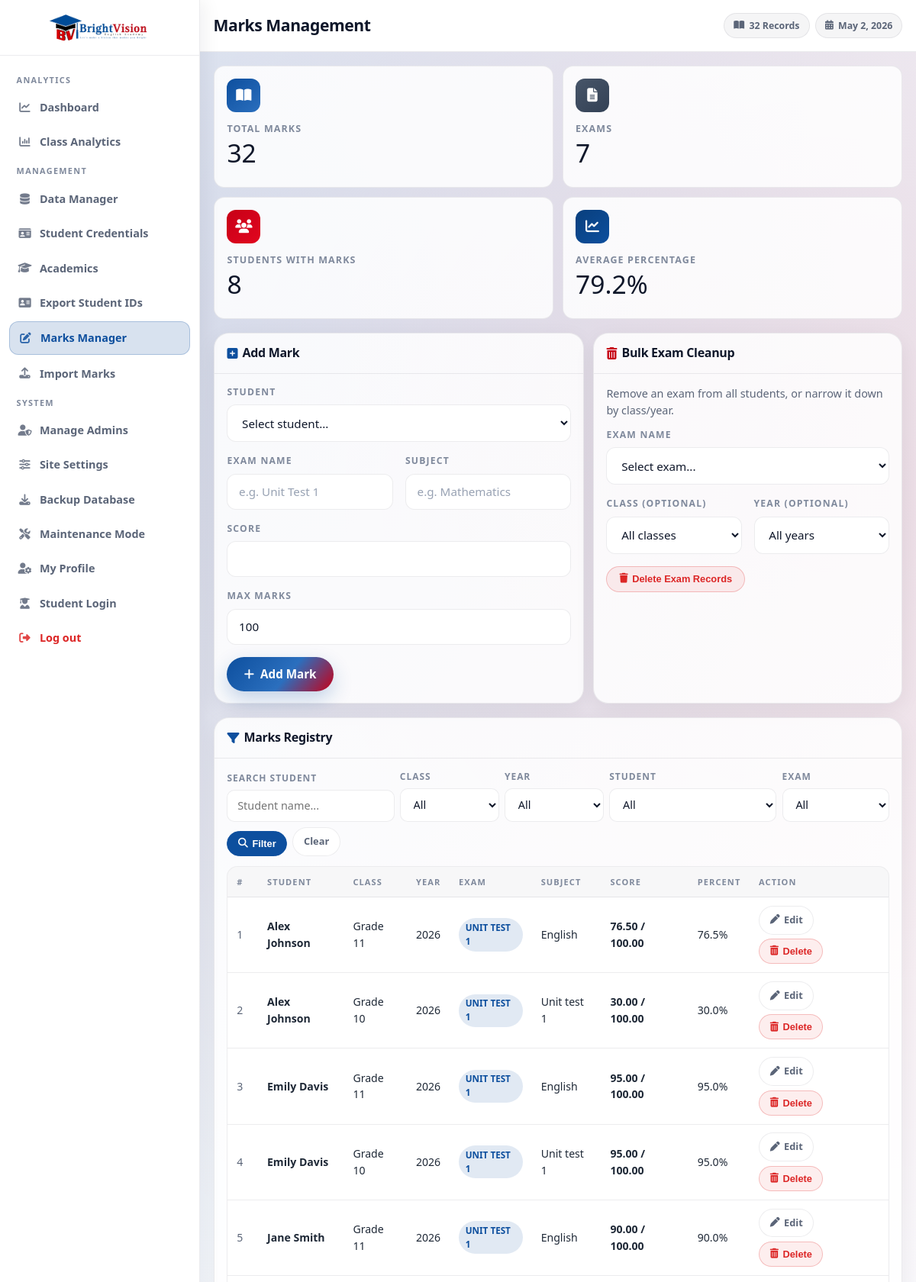
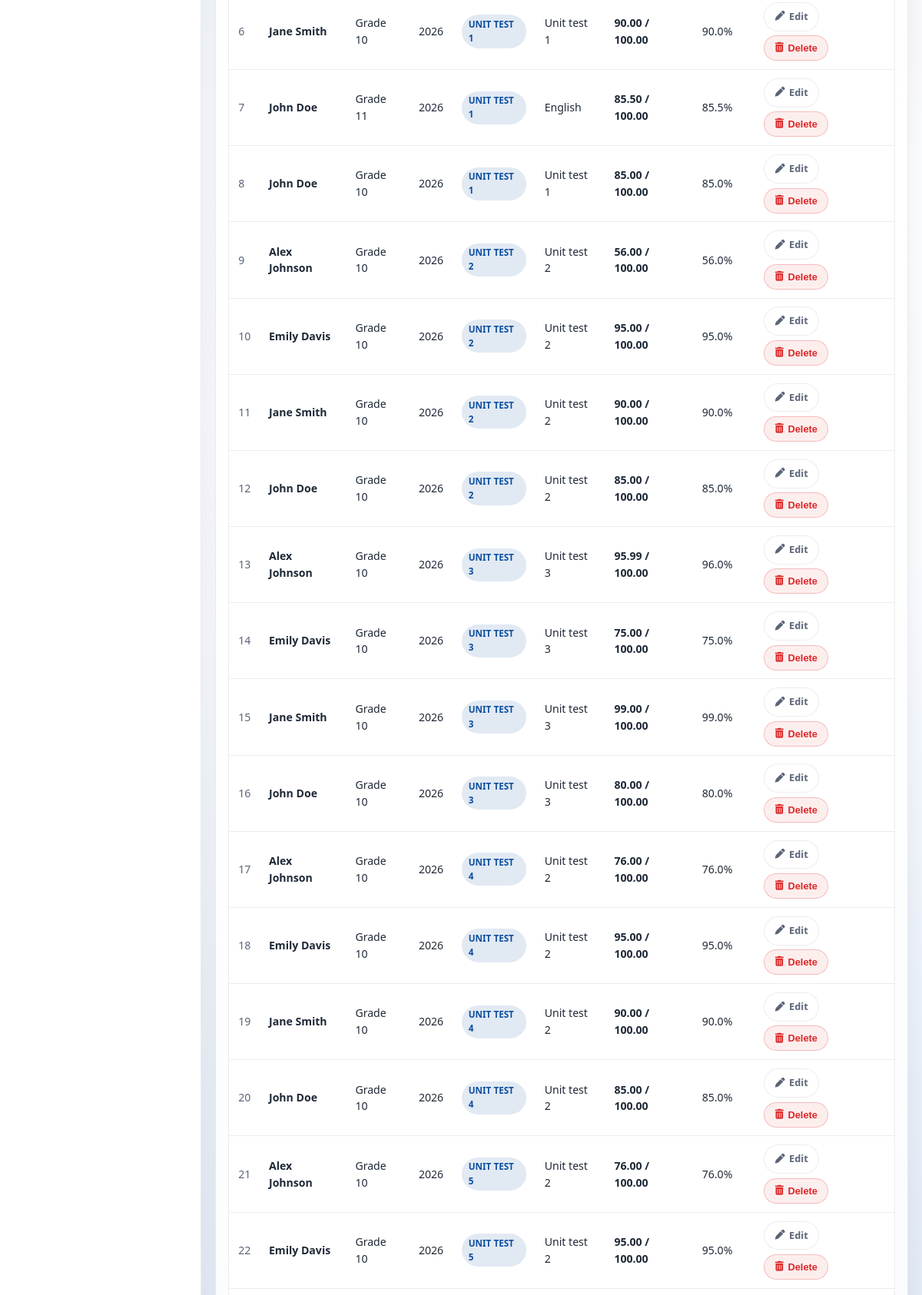
The page /admin/manage_marks.php (signed in, upper part) on the database its author committed (2 pictures, top to bottom).
### tables this page shows
CREATE TABLE IF NOT EXISTS `marks` (
  `id` INT AUTO_INCREMENT PRIMARY KEY,
  `student_id` INT NULL,
  `exam_name` VARCHAR(100) NOT NULL DEFAULT 'Term Exam',
  `subject_name` VARCHAR(100) NOT NULL,
  `marks_obtained` DECIMAL(7,2) DEFAULT 0.00,
  `max_marks` DECIMAL(7,2) NOT NULL DEFAULT 100.00,
  UNIQUE KEY `uq_student_exam_subject` (`student_id`, `exam_name`, `subject_name`),
  KEY `idx_marks_exam` (`exam_name`),
  KEY `idx_marks_subject` (`subject_name`),
  KEY `idx_marks_student_exam` (`student_id`, `exam_name`),
  CONSTRAINT `fk_marks_student`
    FOREIGN KEY (`student_id`) REFERENCES `students` (`id`) ON DELETE CASCADE
);

CREATE TABLE IF NOT EXISTS `students` (
  `id` INT AUTO_INCREMENT PRIMARY KEY,
  `student_code` VARCHAR(24) NULL UNIQUE,
  `name` VARCHAR(100) NOT NULL,
  `class_id` INT NULL,
  `academic_year_id` INT NULL,
  UNIQUE KEY `uq_student_identity` (`name`, `class_id`, `academic_year_id`),
  KEY `idx_students_class_year` (`class_id`, `academic_year_id`),
  KEY `idx_students_class_year_name` (`class_id`, `academic_year_id`, `name`),
  KEY `idx_students_year_class_name` (`academic_year_id`, `class_id`, `name`),
  KEY `idx_students_name` (`name`),
  CONSTRAINT `fk_students_class`
    FOREIGN KEY (`class_id`) REFERENCES `classes` (`id`) ON DELETE CASCADE,
  CONSTRAINT `fk_students_year`
    FOREIGN KEY (`academic_year_id`) REFERENCES `academic_years` (`id`) ON DELETE CASCADE
);

CREATE TABLE IF NOT EXISTS `classes` (
  `id` INT AUTO_INCREMENT PRIMARY KEY,
  `class_name` VARCHAR(50) NOT NULL UNIQUE
);

CREATE TABLE IF NOT EXISTS `academic_years` (
  `id` INT AUTO_INCREMENT PRIMARY KEY,
  `year_name` VARCHAR(20) NOT NULL UNIQUE
);

### admin/manage_marks.php (the view, shortened to what the rows shown need)
<?php
require_once '../config.php';
$query_with = static function (array $updates = [], array $remove = []): string {
    $query = $_GET;
    foreach ($remove as $key) {
        unset($query[$key]);
    }
    foreach ($updates as $key => $value) {
        if ($value === null || $value === '') {
            unset($query[$key]);
        } else {
            $query[$key] = $value;
        }
    }
    return http_build_query($query);
};
$marksSql = "
    SELECT
        m.id,
        m.student_id,
        m.exam_name,
        m.subject_name,
        m.marks_obtained,
        m.max_marks,
        ROUND(CASE WHEN m.max_marks > 0 THEN (m.marks_obtained / m.max_marks) * 100 ELSE 0 END, 2) AS percentage,
        s.name AS student_name,
        c.class_name,
        y.year_name
    FROM marks m
    JOIN students s ON s.id = m.student_id
    LEFT JOIN classes c ON c.id = s.class_id
    LEFT JOIN academic_years y ON y.id = s.academic_year_id
    WHERE 1 = 1
";
$marksParams = [];
$marksSql .= "
    ORDER BY m.exam_name ASC, s.name ASC, m.subject_name ASC
    LIMIT 500
";
$marksStmt = $pdo->prepare($marksSql);
$marksStmt->execute($marksParams);
$marks = $marksStmt->fetchAll();
$editMark = null;
?>
<!DOCTYPE html>
<html lang="en">
<head>
    <link rel="stylesheet" href="https://cdnjs.cloudflare.com/ajax/libs/font-awesome/6.5.0/css/all.min.css">
    <link rel="stylesheet" href="../css/style.css">
    <link rel="stylesheet" href="../css/admin.css">
</head>
<body>
    <div class="admin-layout">
        <main class="admin-main">
            <div class="admin-topbar">
                <div class="topbar-left">
                    <h1>Marks Management</h1>
                </div>
            </div>
            <div class="admin-body dashboard-stack">
                <section class="management-grid reveal d2">
                    <article class="dash-panel">
                        <div class="panel-head">
                            <h2><i class="fas fa-square-plus" style="color:var(--primary);"></i> <?= $editMark ? 'Edit Mark' : 'Add Mark' ?></h2>
                        </div>
                    </article>
                    <article class="dash-panel">
                        <div class="panel-head">
                            <h2><i class="fas fa-trash-can" style="color:var(--accent);"></i> Bulk Exam Cleanup</h2>
                        </div>
                    </article>
                </section>
                <section class="dash-panel reveal d3">
                    <div class="panel-head">
                        <h2><i class="fas fa-filter" style="color:var(--primary);"></i> Marks Registry</h2>
                    </div>
                    <div class="panel-body">
                        <div class="notion-table-wrap">
                            <table class="notion-table">
                                <thead>
                                    <tr>
                                        <th>#</th>
                                        <th>Student</th>
                                        <th>Class</th>
                                        <th>Year</th>
                                        <th>Exam</th>
                                        <th>Subject</th>
                                        <th>Score</th>
                                        <th>Percent</th>
                                        <th>Action</th>
                                    </tr>
                                </thead>
                                <tbody>
                                    <?php if (empty($marks)): ?>
                                        <tr>
                                            <td colspan="9" style="text-align:center;color:var(--text-muted);padding:1.3rem;">No marks found for selected filters.</td>
                                        </tr>
                                    <?php else: ?>
                                        <?php foreach ($marks as $index => $mark): ?>
                                            <tr>
                                                <td style="color:var(--text-muted);"><?= $index + 1 ?></td>
                                                <td><strong><?= htmlspecialchars($mark['student_name']) ?></strong></td>
                                                <td><?= htmlspecialchars($mark['class_name'] ?? '-') ?></td>
                                                <td><?= htmlspecialchars($mark['year_name'] ?? '-') ?></td>
                                                <td><span class="notion-tag tag-blue"><?= htmlspecialchars($mark['exam_name']) ?></span></td>
                                                <td><?= htmlspecialchars($mark['subject_name']) ?></td>
                                                <td style="font-weight:700;"><?= number_format((float) $mark['marks_obtained'], 2) ?> / <?= number_format((float) ($mark['max_marks'] ?? 100), 2) ?></td>
                                                <td><?= number_format((float) ($mark['percentage'] ?? 0), 1) ?>%</td>
                                                <td>
                                                    <div class="table-actions">
                                                        <a href="manage_marks.php?<?= htmlspecialchars($query_with(['edit_mark' => (int) $mark['id']])) ?>" class="notion-btn notion-btn-ghost notion-btn-sm">
                                                            <i class="fas fa-pen"></i> Edit
                                                        </a>
                                                        <form method="POST" onsubmit="return confirm('Delete this mark record?');">
                                                            <button type="submit" class="notion-btn notion-btn-danger notion-btn-sm">
                                                                <i class="fas fa-trash-alt"></i> Delete
                                                            </button>
                                                        </form>
                                                    </div>
                                                </td>
                                            </tr>
                                        <?php endforeach; ?>
                                    <?php endif; ?>
                                </tbody>
                            </table>
                        </div>
                    </div>
                </section>
            </div>
        </main>
    </div>
</body>
</html>

### rows shown on the page
marks: student.name "Alex Johnson", classes.class_name "Grade 11", academic_years.year_name "2026", exam_name "UNIT TEST 1", subject_name "English", marks_obtained "76.50", max_marks "100.00", percentage "76.5"
marks: student.name "Alex Johnson", classes.class_name "Grade 10", academic_years.year_name "2026", exam_name "UNIT TEST 1", subject_name "Unit test 1", marks_obtained "30.00", max_marks "100.00", percentage "30.0"
marks: student.name "Emily Davis", classes.class_name "Grade 11", academic_years.year_name "2026", exam_name "UNIT TEST 1", subject_name "English", marks_obtained "95.00", max_marks "100.00", percentage "95.0"
marks: student.name "Emily Davis", classes.class_name "Grade 10", academic_years.year_name "2026", exam_name "UNIT TEST 1", subject_name "Unit test 1", marks_obtained "95.00", max_marks "100.00", percentage "95.0"
marks: student.name "Jane Smith", classes.class_name "Grade 11", academic_years.year_name "2026", exam_name "UNIT TEST 1", subject_name "English", marks_obtained "90.00", max_marks "100.00", percentage "90.0"
marks: student.name "Jane Smith", classes.class_name "Grade 10", academic_years.year_name "2026", exam_name "UNIT TEST 1", subject_name "Unit test 1", marks_obtained "90.00", max_marks "100.00", percentage "90.0"
marks: student.name "John Doe", classes.class_name "Grade 11", academic_years.year_name "2026", exam_name "UNIT TEST 1", subject_name "English", marks_obtained "85.50", max_marks "100.00", percentage "85.5"
marks: student.name "John Doe", classes.class_name "Grade 10", academic_years.year_name "2026", exam_name "UNIT TEST 1", subject_name "Unit test 1", marks_obtained "85.00", max_marks "100.00", percentage "85.0"
marks: student.name "Alex Johnson", classes.class_name "Grade 10", academic_years.year_name "2026", exam_name "UNIT TEST 2", subject_name "Unit test 2", marks_obtained "56.00", max_marks "100.00", percentage "56.0"
marks: student.name "Emily Davis", classes.class_name "Grade 10", academic_years.year_name "2026", exam_name "UNIT TEST 2", subject_name "Unit test 2", marks_obtained "95.00", max_marks "100.00", percentage "95.0"
marks: student.name "Jane Smith", classes.class_name "Grade 10", academic_years.year_name "2026", exam_name "UNIT TEST 2", subject_name "Unit test 2", marks_obtained "90.00", max_marks "100.00", percentage "90.0"
marks: student.name "John Doe", classes.class_name "Grade 10", academic_years.year_name "2026", exam_name "UNIT TEST 2", subject_name "Unit test 2", marks_obtained "85.00", max_marks "100.00", percentage "85.0"
marks: student.name "Alex Johnson", classes.class_name "Grade 10", academic_years.year_name "2026", exam_name "UNIT TEST 3", subject_name "Unit test 3", marks_obtained "95.99", max_marks "100.00", percentage "96.0"
marks: student.name "Emily Davis", classes.class_name "Grade 10", academic_years.year_name "2026", exam_name "UNIT TEST 3", subject_name "Unit test 3", marks_obtained "75.00", max_marks "100.00", percentage "75.0"
marks: student.name "Jane Smith", classes.class_name "Grade 10", academic_years.year_name "2026", exam_name "UNIT TEST 3", subject_name "Unit test 3", marks_obtained "99.00", max_marks "100.00", percentage "99.0"
marks: student.name "John Doe", classes.class_name "Grade 10", academic_years.year_name "2026", exam_name "UNIT TEST 3", subject_name "Unit test 3", marks_obtained "80.00", max_marks "100.00", percentage "80.0"
marks: student.name "Alex Johnson", classes.class_name "Grade 10", academic_years.year_name "2026", exam_name "UNIT TEST 4", subject_name "Unit test 2", marks_obtained "76.00", max_marks "100.00", percentage "76.0"
marks: student.name "Emily Davis", classes.class_name "Grade 10", academic_years.year_name "2026", exam_name "UNIT TEST 4", subject_name "Unit test 2", marks_obtained "95.00", max_marks "100.00", percentage "95.0"
marks: student.name "Jane Smith", classes.class_name "Grade 10", academic_years.year_name "2026", exam_name "UNIT TEST 4", subject_name "Unit test 2", marks_obtained "90.00", max_marks "100.00", percentage "90.0"
marks: student.name "John Doe", classes.class_name "Grade 10", academic_years.year_name "2026", exam_name "UNIT TEST 4", subject_name "Unit test 2", marks_obtained "85.00", max_marks "100.00", percentage "85.0"
marks: student.name "Alex Johnson", classes.class_name "Grade 10", academic_years.year_name "2026", exam_name "UNIT TEST 5", subject_name "Unit test 2", marks_obtained "76.00", max_marks "100.00", percentage "76.0"
marks: student.name "Emily Davis", classes.class_name "Grade 10", academic_years.year_name "2026", exam_name "UNIT TEST 5", subject_name "Unit test 2", marks_obtained "95.00", max_marks "100.00", percentage "95.0"

### other values the page prints
$totals['marks'] "32"
$totals['exams'] "7"
$totals['students'] "8"
$totals['avg'] "79.2"
